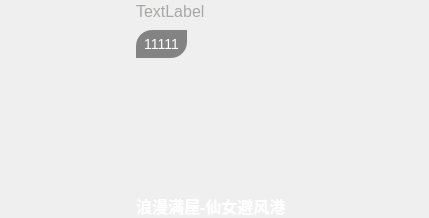
<?xml version="1.0" encoding="UTF-8"?>
<ui version="4.0">
 <class>ChatInviteItem</class>
 <widget class="QDialog" name="ChatInviteItem">
  <property name="geometry">
   <rect>
    <x>0</x>
    <y>0</y>
    <width>429</width>
    <height>218</height>
   </rect>
  </property>
  <property name="minimumSize">
   <size>
    <width>214</width>
    <height>218</height>
   </size>
  </property>
  <property name="maximumSize">
   <size>
    <width>16777215</width>
    <height>218</height>
   </size>
  </property>
  <property name="windowTitle">
   <string>Dialog</string>
  </property>
  <layout class="QHBoxLayout" name="horizontalLayout">
   <property name="spacing">
    <number>12</number>
   </property>
   <property name="leftMargin">
    <number>0</number>
   </property>
   <property name="topMargin">
    <number>0</number>
   </property>
   <property name="rightMargin">
    <number>0</number>
   </property>
   <property name="bottomMargin">
    <number>0</number>
   </property>
   <item>
    <widget class="QWidget" name="widget_4" native="true">
     <property name="minimumSize">
      <size>
       <width>46</width>
       <height>0</height>
      </size>
     </property>
     <property name="maximumSize">
      <size>
       <width>46</width>
       <height>16777215</height>
      </size>
     </property>
     <layout class="QVBoxLayout" name="verticalLayout_3" stretch="0,0">
      <property name="spacing">
       <number>0</number>
      </property>
      <property name="leftMargin">
       <number>0</number>
      </property>
      <property name="topMargin">
       <number>0</number>
      </property>
      <property name="rightMargin">
       <number>0</number>
      </property>
      <property name="bottomMargin">
       <number>0</number>
      </property>
      <item>
       <widget class="CRoundLabel" name="image">
        <property name="minimumSize">
         <size>
          <width>46</width>
          <height>46</height>
         </size>
        </property>
        <property name="maximumSize">
         <size>
          <width>46</width>
          <height>46</height>
         </size>
        </property>
        <property name="text">
         <string/>
        </property>
       </widget>
      </item>
      <item>
       <spacer name="verticalSpacer">
        <property name="orientation">
         <enum>Qt::Vertical</enum>
        </property>
        <property name="sizeHint" stdset="0">
         <size>
          <width>20</width>
          <height>40</height>
         </size>
        </property>
       </spacer>
      </item>
     </layout>
    </widget>
   </item>
   <item>
    <widget class="QWidget" name="widget" native="true">
     <property name="minimumSize">
      <size>
       <width>156</width>
       <height>0</height>
      </size>
     </property>
     <property name="maximumSize">
      <size>
       <width>156</width>
       <height>16777215</height>
      </size>
     </property>
     <layout class="QVBoxLayout" name="verticalLayout_2">
      <property name="spacing">
       <number>8</number>
      </property>
      <property name="leftMargin">
       <number>0</number>
      </property>
      <property name="topMargin">
       <number>0</number>
      </property>
      <property name="rightMargin">
       <number>0</number>
      </property>
      <property name="bottomMargin">
       <number>0</number>
      </property>
      <item>
       <widget class="QLabel" name="name">
        <property name="minimumSize">
         <size>
          <width>0</width>
          <height>22</height>
         </size>
        </property>
        <property name="maximumSize">
         <size>
          <width>16777215</width>
          <height>22</height>
         </size>
        </property>
        <property name="styleSheet">
         <string notr="true">font-family: &quot;微软雅黑&quot;;
font-weight: 400;
font-size: 16px;
color: #A8A8A7;
line-height: 22px;
text-align: left;
font-style: normal;</string>
        </property>
        <property name="text">
         <string>TextLabel</string>
        </property>
       </widget>
      </item>
      <item>
       <widget class="QWidget" name="widget_3" native="true">
        <property name="minimumSize">
         <size>
          <width>156</width>
          <height>156</height>
         </size>
        </property>
        <widget class="QWidget" name="widget_2" native="true">
         <property name="geometry">
          <rect>
           <x>0</x>
           <y>0</y>
           <width>138</width>
           <height>28</height>
          </rect>
         </property>
         <property name="styleSheet">
          <string notr="true">background: transparent;
border: none;</string>
         </property>
         <layout class="QHBoxLayout" name="horizontalLayout_2">
          <property name="spacing">
           <number>0</number>
          </property>
          <property name="leftMargin">
           <number>0</number>
          </property>
          <property name="topMargin">
           <number>0</number>
          </property>
          <property name="rightMargin">
           <number>0</number>
          </property>
          <property name="bottomMargin">
           <number>0</number>
          </property>
          <item>
           <widget class="QPushButton" name="roomId">
            <property name="minimumSize">
             <size>
              <width>0</width>
              <height>28</height>
             </size>
            </property>
            <property name="styleSheet">
             <string notr="true">font-family: &quot;微软雅黑&quot;;
font-weight: 400;
font-size: 14px;
color: #FFFFFF;
line-height: 20px;
text-align: left;
font-style: normal;

background: rgba(22, 22, 22, 0.5);
border-top-left-radius: 16;
border-top-right-radius: 0px;
border-bottom-right-radius: 16;
border-bottom-left-radius: 0px;

padding-top: 4px;
padding-bottom: 4px; 
padding-left: 8px; 
padding-right: 8px; </string>
            </property>
            <property name="text">
             <string>11111</string>
            </property>
            <property name="icon">
             <iconset resource="../res.qrc">
              <normaloff>:/images/icon_number.png</normaloff>:/images/icon_number.png</iconset>
            </property>
           </widget>
          </item>
          <item>
           <spacer name="horizontalSpacer">
            <property name="orientation">
             <enum>Qt::Horizontal</enum>
            </property>
            <property name="sizeHint" stdset="0">
             <size>
              <width>77</width>
              <height>20</height>
             </size>
            </property>
           </spacer>
          </item>
         </layout>
        </widget>
        <widget class="click_label" name="roomPhoto">
         <property name="geometry">
          <rect>
           <x>0</x>
           <y>0</y>
           <width>156</width>
           <height>156</height>
          </rect>
         </property>
         <property name="styleSheet">
          <string notr="true">border-radius: 16px;</string>
         </property>
         <property name="text">
          <string/>
         </property>
         <property name="scaledContents">
          <bool>true</bool>
         </property>
        </widget>
       </widget>
      </item>
      <item>
       <widget class="QLabel" name="roomName">
        <property name="minimumSize">
         <size>
          <width>0</width>
          <height>22</height>
         </size>
        </property>
        <property name="styleSheet">
         <string notr="true">font-family: &quot;微软雅黑&quot;;
font-weight: 500;
font-size: 16px;
color: #FFFFFF;
line-height: 22px;
text-align: left;
font-style: normal;</string>
        </property>
        <property name="text">
         <string>浪漫满屋-仙女避风港</string>
        </property>
       </widget>
      </item>
     </layout>
    </widget>
   </item>
   <item>
    <widget class="QWidget" name="widget_5" native="true">
     <property name="minimumSize">
      <size>
       <width>46</width>
       <height>0</height>
      </size>
     </property>
     <property name="maximumSize">
      <size>
       <width>46</width>
       <height>16777215</height>
      </size>
     </property>
     <layout class="QVBoxLayout" name="verticalLayout">
      <property name="spacing">
       <number>0</number>
      </property>
      <property name="leftMargin">
       <number>0</number>
      </property>
      <property name="topMargin">
       <number>0</number>
      </property>
      <property name="rightMargin">
       <number>0</number>
      </property>
      <property name="bottomMargin">
       <number>0</number>
      </property>
      <item>
       <widget class="CRoundLabel" name="mySelfImage">
        <property name="minimumSize">
         <size>
          <width>46</width>
          <height>46</height>
         </size>
        </property>
        <property name="maximumSize">
         <size>
          <width>46</width>
          <height>46</height>
         </size>
        </property>
        <property name="text">
         <string/>
        </property>
       </widget>
      </item>
      <item>
       <spacer name="verticalSpacer_2">
        <property name="orientation">
         <enum>Qt::Vertical</enum>
        </property>
        <property name="sizeHint" stdset="0">
         <size>
          <width>20</width>
          <height>169</height>
         </size>
        </property>
       </spacer>
      </item>
     </layout>
    </widget>
   </item>
  </layout>
 </widget>
 <customwidgets>
  <customwidget>
   <class>CRoundLabel</class>
   <extends>QLabel</extends>
   <header location="global">CRoundLabel.h</header>
  </customwidget>
  <customwidget>
   <class>click_label</class>
   <extends>QLabel</extends>
   <header location="global">click_label.h</header>
   <slots>
    <signal>clicked()</signal>
   </slots>
  </customwidget>
 </customwidgets>
 <resources>
  <include location="../res.qrc"/>
 </resources>
 <connections/>
</ui>
